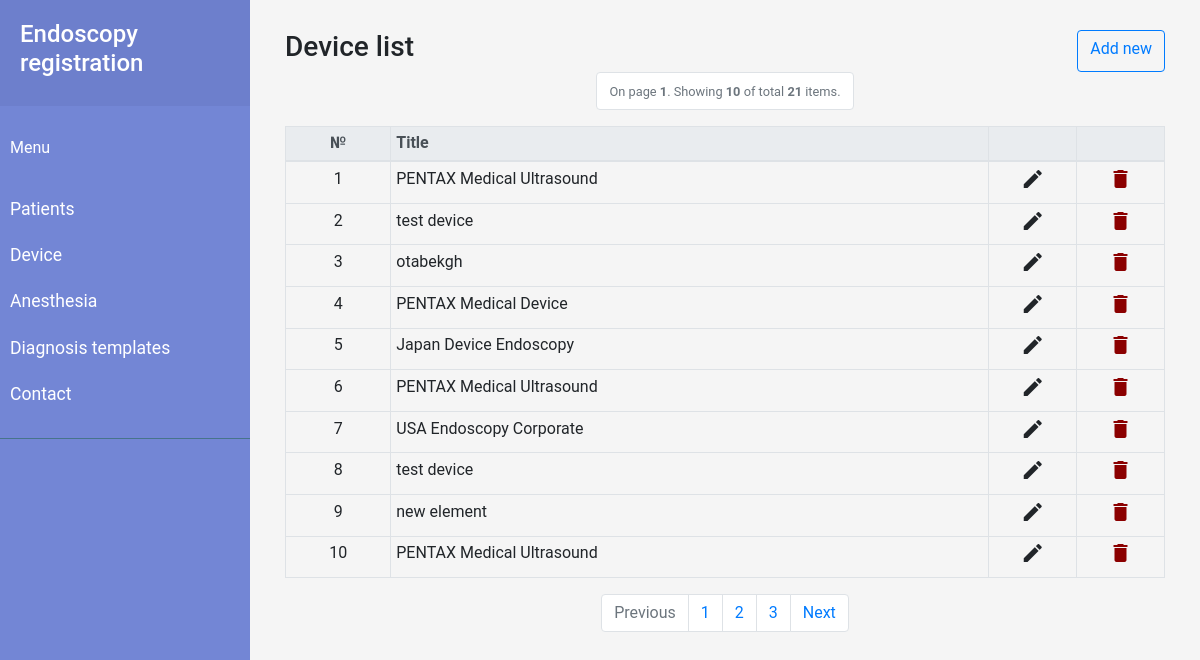
The app's page /templates/device with its own data.
### endostemplates/models.py (models this page shows, shortened)
class Device(models.Model):
    name = models.CharField(max_length=255)

### endostemplates/views.py (the view)
# urls.py: path('device', views.DeviceView.as_view(), name='device_page'),
class DeviceView(generic.ListView):
    template_name = 'device_list.html'
    model = Device
    paginate_by = 10
    def get_queryset(self):
        return Device.objects.all()

### endostemplates/templates/device_list.html (shortened to what this page needs)
{% extends 'base.html' %}
{% block content_list %}
<div class="col-12">
<div style="display: flex; justify-content: space-between; margin-top: 10px;">
    <p class="h3">
    {% if request.path == '/templates/device' %}  Device list
    {% elif request.path == '/templates/anesthesia' %} Anesthesia list
    {% endif %}
    </p>
    <a href="{% url 'endostemplates:device_new' %}" class="btn btn-outline-primary"> Add new </a>
</div>
<nav aria-label="Page navigation example">
    <ul class="pagination justify-content-center pagination">
        <li class="page-item disabled">
            <a class="page-link" href="#" tabindex="-1"><small>On page <strong>{{ page_obj.number }}</strong>. Showing <strong>{{ page_obj.object_list.count }}</strong> of total <strong>{{ page_obj.paginator.count }}</strong> items.</small></a>
        </li>
    </ul>
</nav>
    <table class="table table-bordered table-sm">
      <thead class="thead-light">
        <tr>
          <th scope="col" class="text-center">№</th>
          <th scope="col">Title</th>
          <th></th>
          <th></th>
        </tr>
      </thead>
      <tbody>
    {% for instance in object_list %}
        <tr>
             <td class="text-center" style="width: 12%;">{{ forloop.counter0|add:page_obj.start_index }}</td>
             <td> <a href='{% url 'endostemplates:device_update' instance.id %}'>{{ instance.name }}</a> </td>
             <td style="text-align: center; width: 10%;"> <a href="{% url 'endostemplates:device_update' instance.id %}"><i class="material-icons">&#xE254;</i></a> </td>
             <td style="text-align: center; width: 10%;"> <a href="{% url 'endostemplates:device_delete' instance.id %}" style="color: darkred"><i class="material-icons">&#xE872;</i></a> </td>
        </tr>
    {% endfor %}
      </tbody>
    </table>
{% if is_paginated %}
<nav aria-label="Page navigation example">
    <ul class="pagination justify-content-center pagination">
        {% if page_obj.has_previous %}
          <!-- If it ain't a search result display, don't append the search query
               to the URL. -->
          {% if not search %}
          <li class="page-item">
              <a class="page-link" href="{% url 'endostemplates:device_page' %}?page={{ page_obj.previous_page_number }}" tabindex="-1">Previous</a>
          </li>
          {% else %}
          <!-- Append the searched query to the URL, so that on a search results page,
               the pagination don't revert to listing all the listview items. -->
            <li class="page-item">
              <a class="page-link" href="{% url 'endostemplates:device_page' %}?{{search}}&page={{ page_obj.previous_page_number }}" tabindex="-1">Previous</a>
          </li>
          {% endif %}
        {% else %}
        <li class="page-item disabled">
            <a class="page-link" href="#" tabindex="-1">Previous</a>
        </li>
        {% endif %}
        {% for object in page_obj.paginator.page_range %}
            <li class="page-item"><a class="page-link" href="{% url 'endostemplates:device_page' %}?page={{ forloop.counter }}">{{ forloop.counter }}</a></li>
        {% endfor %}
        {% if page_obj.has_next %}
          {% if not search %}
          <li class="page-item">
              <a class="page-link" href="{% url 'endostemplates:device_page' %}?page={{ page_obj.next_page_number }}">Next</a>
          </li>
          {% else %}
            <li class="page-item">
              <a class="page-link" href="{% url 'endostemplates:device_page' %}?{{search}}&page={{ page_obj.next_page_number }}">Next</a>
          </li>
          {% endif %}
        {% else %}
        <li class="page-item disabled">
            <a class="page-link" href="#">Next</a>
        </li>
        {% endif %}
    </ul>
</nav>
{% endif %}
</div>
{% endblock %}

### static/css/style.css (style rules this page uses)
body { font-family: 'Roboto', sans-serif; background: #fafafa; }
a, a:hover, a:focus { color: inherit; text-decoration: none; transition: all 0.3s; }

### records on screen
Device: name "PENTAX Medical Ultrasound"
Device: name "test device"
Device: name "otabekgh"
Device: name "PENTAX Medical Device"
Device: name "Japan Device Endoscopy"
Device: name "PENTAX Medical Ultrasound"
Device: name "USA Endoscopy Corporate"
Device: name "test device"
Device: name "new element"
Device: name "PENTAX Medical Ultrasound"

### other values on screen
{{ page_obj.number }} "1"
{{ page_obj.object_list.count }} "10"
{{ page_obj.paginator.count }} "21"
